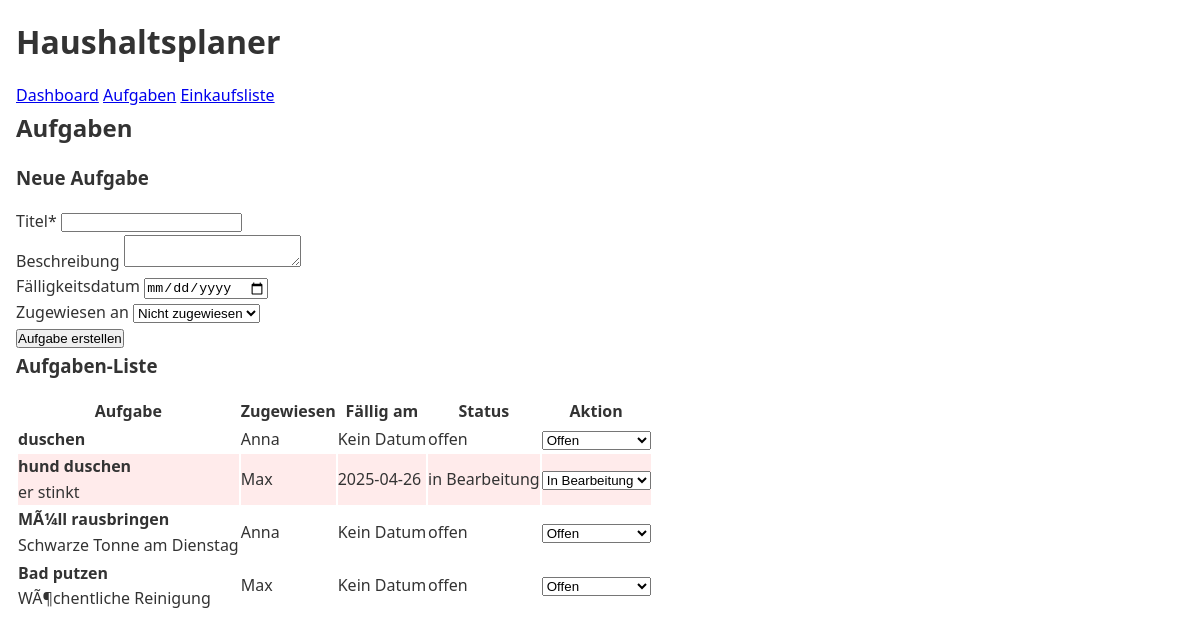
/tasks, run on an earlier commit of the app's database.
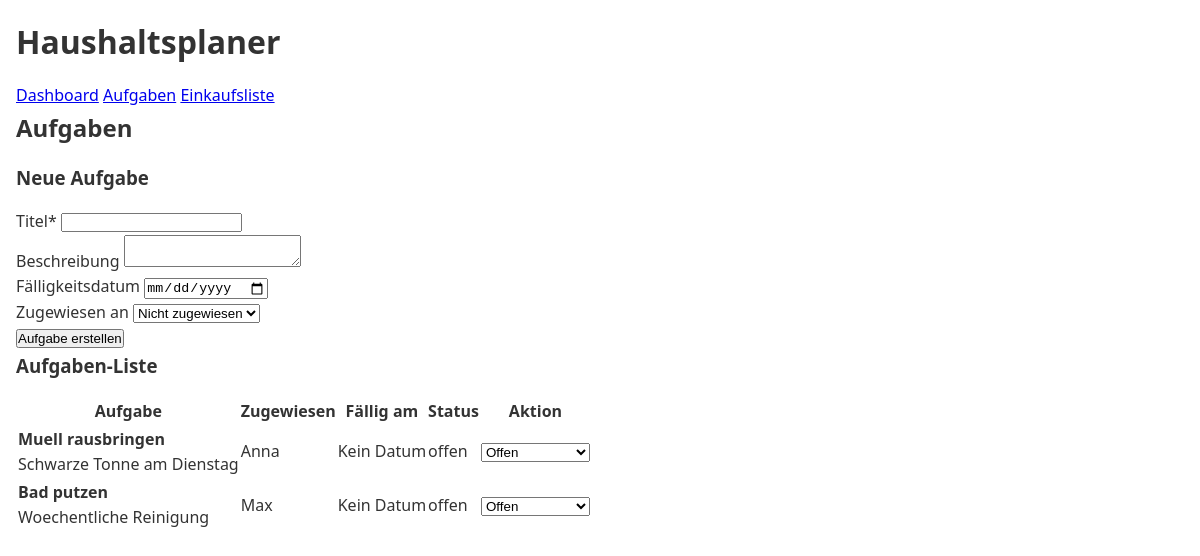
And on a later commit of the database.
### tables this page shows
CREATE TABLE tasks (
    id INTEGER PRIMARY KEY AUTOINCREMENT,
    title TEXT NOT NULL,
    description TEXT,
    created_at TIMESTAMP NOT NULL DEFAULT CURRENT_TIMESTAMP,
    due_date TIMESTAMP,
    status TEXT DEFAULT 'offen',
    assigned_to INTEGER,
    FOREIGN KEY (assigned_to) REFERENCES users (id)
);

CREATE TABLE users (
    id INTEGER PRIMARY KEY AUTOINCREMENT,
    username TEXT NOT NULL UNIQUE
);

### app.py (the view, shortened to what this page needs)
@app.route('/tasks', methods=('GET', 'POST'))
def tasks():
    conn = database.get_db_connection()
    tasks = conn.execute('''
        SELECT t.*, u.username
        FROM tasks t
        LEFT JOIN users u ON t.assigned_to = u.id
        ORDER BY due_date IS NULL, due_date''').fetchall()
    users = conn.execute('SELECT * FROM users').fetchall()
    conn.close()
    return render_template('tasks.html', tasks=tasks, users=users)

### database.py (called while the page is built)
def get_db_connection():
    conn = sqlite3.connect('haushaltsplaner.db')
    conn.row_factory = sqlite3.Row
    return conn

### templates/tasks.html (shortened to what this page needs)
{% extends 'base.html' %}
{% block content %}
    <h2>Aufgaben</h2>
    <form method="post" class="add-form">
        <h3>Neue Aufgabe</h3>
        <div class="form-group">
            <label for="title">Titel*</label>
            <input type="text" name="title" id="title" required>
        </div>
        <div class="form-group">
            <label for="description">Beschreibung</label>
            <textarea name="description" id="description"></textarea>
        </div>
        <div class="form-group">
            <label for="due_date">Fälligkeitsdatum</label>
            <input type="date" name="due_date" id="due_date">
        </div>
        <div class="form-group">
            <label for="assigned_to">Zugewiesen an</label>
            <select name="assigned_to" id="assigned_to">
                <option value="">Nicht zugewiesen</option>
            </select>
        </div>
        <button type="submit" class="button">Aufgabe erstellen</button>
    </form>
    <div class="task-list">
        <h3>Aufgaben-Liste</h3>
        {% if tasks %}
            <table>
                <thead>
                    <tr>
                        <th>Aufgabe</th>
                        <th>Zugewiesen</th>
                        <th>Fällig am</th>
                        <th>Status</th>
                        <th>Aktion</th>
                    </tr>
                </thead>
                <tbody>
                    {% for task in tasks %}
                        <tr class="task-status-{{ task['status'] }}">
                            <td>
                                <strong>{{ task['title'] }}</strong>
                                {% if task['description'] %}
                                    <p>{{ task['description'] }}</p>
                                {% endif %}
                            </td>
                            <td>{{ task['username'] or 'Nicht zugewiesen' }}</td>
                            <td>{{ task['due_date'] or 'Kein Datum' }}</td>
                            <td>{{ task['status'] }}</td>
                            <td>
                                <form method="post" action="{{ url_for('update_task_status', id=task['id']) }}">
                                    <select name="status" onchange="this.form.submit()">
                                        <option value="offen" {% if task['status'] == 'offen' %}selected{% endif %}>Offen</option>
                                        <option value="in Bearbeitung" {% if task['status'] == 'in Bearbeitung' %}selected{% endif %}>In Bearbeitung</option>
                                    </select>
                                </form>
                            </td>
                        </tr>
                    {% endfor %}
                </tbody>
            </table>
        {% else %}
            <p>Keine Aufgaben vorhanden.</p>
        {% endif %}
    </div>
{% endblock %}

### templates/base.html (shortened to what this page needs)
<!DOCTYPE html>
<html lang="de">
<head>
    <link rel="stylesheet" href="{{ url_for('static', filename='css/style.css') }}">
</head>
<body>
    <header>
        <h1>Haushaltsplaner</h1>
        <nav>
            <a href="{{ url_for('index') }}">Dashboard</a>
            <a href="{{ url_for('tasks') }}">Aufgaben</a>
            <a href="{{ url_for('shopping') }}">Einkaufsliste</a>
        </nav>
    </header>
    <main>
        {% block content %}{% endblock %}
    </main>
</body>
</html>

### static/css/style.css (style rules this page uses)
* { box-sizing: border-box; margin: 0; padding: 0; }
body { font-family: 'Segoe UI', Tahoma, Geneva, Verdana, sans-serif; line-height: 1.6; color: #333; max-width: 1200px; margin: 0 auto; padding: 1rem; }
h1, h2, h3 { margin-bottom: 1rem; }

What changed in the data, as far as the page shows it:
removed tasks: title "duschen", username "Anna", due_date "Kein Datum", status "offen", status "Offen"
removed tasks: title "hund duschen", description "er stinkt", username "Max", due_date "2025-04-26", status "in Bearbeitung", status "In Bearbeitung"
changed tasks "Schwarze Tonne am Dienstag": title "MÃ¼ll rausbringen" → "Muell rausbringen"
changed tasks "Bad putzen": description "WÃ¶chentliche Reinigung" → "Woechentliche Reinigung"
